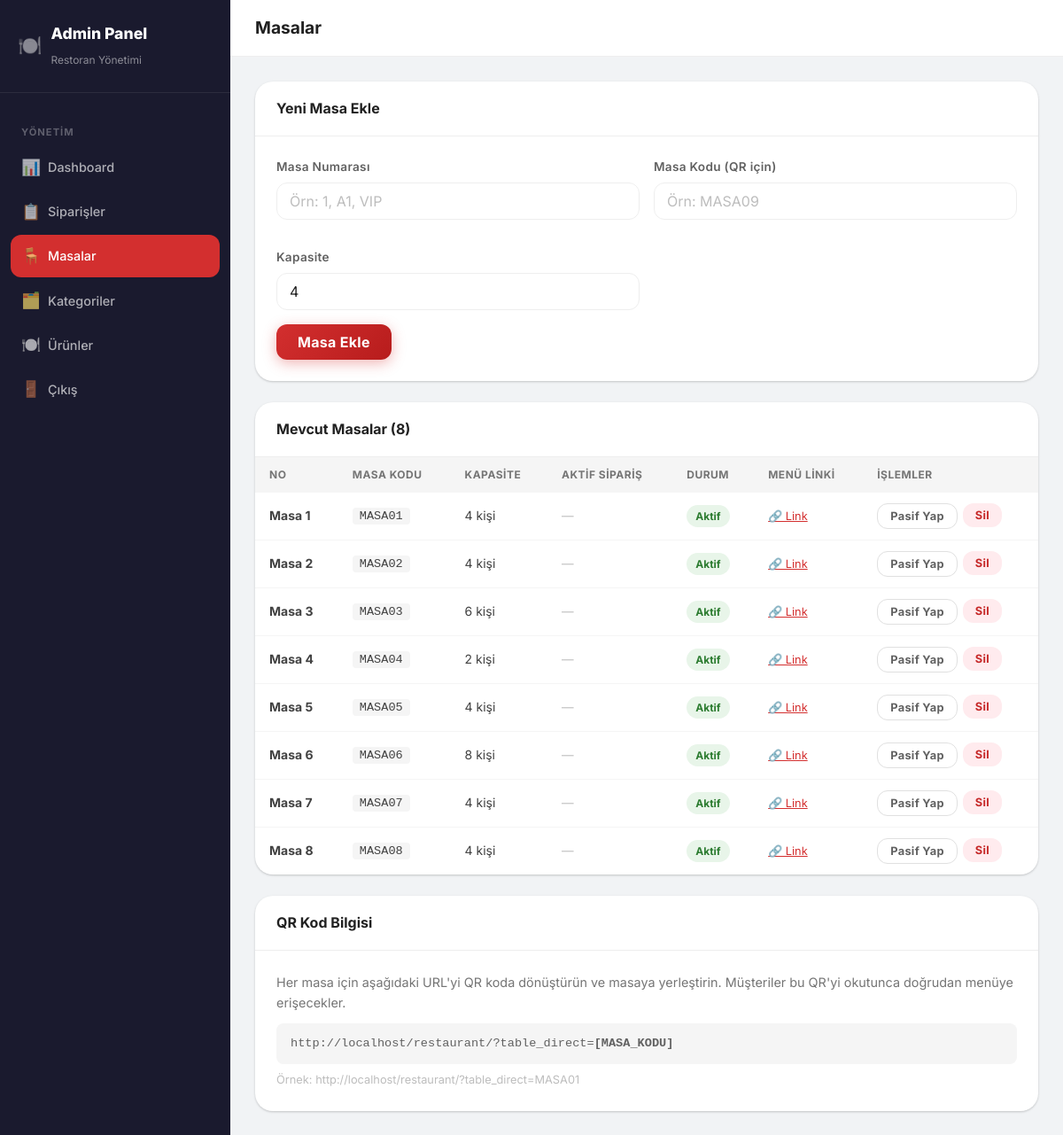
The app's page /admin/tables.php (signed in) with its own data.
### tables this page shows
CREATE TABLE IF NOT EXISTS tables (
    id INT AUTO_INCREMENT PRIMARY KEY,
    table_number VARCHAR(20) NOT NULL UNIQUE,
    table_code VARCHAR(20) NOT NULL UNIQUE,
    capacity INT DEFAULT 4,
    is_active TINYINT(1) DEFAULT 1,
    created_at TIMESTAMP DEFAULT CURRENT_TIMESTAMP
);

### includes/config.php (called while the page is built, shortened)
<?php
function db() {
    static $pdo = null;
    if ($pdo === null) {
        try {
            $pdo = new PDO(
                'mysql:host=' . DB_HOST . ';dbname=' . DB_NAME . ';charset=utf8mb4',
                DB_USER,
                DB_PASS,
                [
                    PDO::ATTR_ERRMODE => PDO::ERRMODE_EXCEPTION,
                    PDO::ATTR_DEFAULT_FETCH_MODE => PDO::FETCH_ASSOC,
                    PDO::ATTR_EMULATE_PREPARES => false,
                ]
            );
        } catch (PDOException $e) {
            die(json_encode(['error' => 'Database connection failed: ' . $e->getMessage()]));
        }
    }
    return $pdo;
}
function sanitize($str) {
    return htmlspecialchars(trim($str), ENT_QUOTES, 'UTF-8');
}

### admin/tables.php (the view, shortened to what this page needs)
<?php
require_once 'includes/auth.php';
$tables = db()->query("SELECT t.*, (SELECT COUNT(*) FROM orders o WHERE o.table_id = t.id AND o.status != 'completed') as active_orders FROM tables t ORDER BY t.table_number ASC")->fetchAll();
$site_url = SITE_URL;
?>
<!DOCTYPE html>
<html lang="tr">
<head>
  <link rel="stylesheet" href="../assets/css/style.css">
</head>
<body class="admin-body">
<div style="display:flex">
  <aside class="admin-sidebar" id="admin-sidebar">
    <div class="admin-sidebar-header">
      <div style="display:flex;align-items:center;gap:10px">
        <span style="font-size:22px">🍽️</span>
        <div><h2>Admin Panel</h2><span>Restoran Yönetimi</span></div>
      </div>
    </div>
  </aside>
  <main class="admin-main">
    <div class="admin-topbar">
      <div style="display:flex;align-items:center;gap:12px">
        <h1>Masalar</h1>
      </div>
    </div>
    <div class="admin-content">
      <div class="admin-card" style="margin-bottom:24px">
        <div class="admin-card-header"><h2>Yeni Masa Ekle</h2></div>
        <div class="admin-card-body">
          <form method="POST" class="admin-form">
            <div class="form-row">
              <div class="form-group">
                <label>Masa Numarası</label>
                <input type="text" name="table_number" class="form-control" placeholder="Örn: 1, A1, VIP" required>
              </div>
              <div class="form-group">
                <label>Masa Kodu (QR için)</label>
                <input type="text" name="table_code" class="form-control" placeholder="Örn: MASA09" required>
              </div>
              <div class="form-group">
                <label>Kapasite</label>
                <input type="number" name="capacity" class="form-control" value="4" min="1" max="50">
              </div>
            </div>
            <button type="submit" class="btn btn-primary" style="width:auto;padding:10px 24px">Masa Ekle</button>
          </form>
        </div>
      </div>
      <div class="admin-card">
        <div class="admin-card-header"><h2>Mevcut Masalar (<?= count($tables) ?>)</h2></div>
        <div style="overflow-x:auto">
          <table class="data-table">
            <thead>
              <tr><th>No</th><th>Masa Kodu</th><th>Kapasite</th><th>Aktif Sipariş</th><th>Durum</th><th>Menü Linki</th><th>İşlemler</th></tr>
            </thead>
            <tbody>
              <?php foreach ($tables as $t): ?>
              <tr>
                <td><strong>Masa <?= sanitize($t['table_number']) ?></strong></td>
                <td><code style="background:var(--gray-100);padding:2px 8px;border-radius:4px;font-size:0.85rem"><?= sanitize($t['table_code']) ?></code></td>
                <td><?= $t['capacity'] ?> kişi</td>
                <td>
                  <?php if ($t['active_orders'] > 0): ?>
                  <span class="badge badge-preparing"><?= $t['active_orders'] ?> aktif</span>
                  <?php else: ?>
                  <span style="color:var(--gray-400);font-size:0.85rem">—</span>
                  <?php endif; ?>
                </td>
                <td>
                  <span class="badge <?= $t['is_active'] ? 'badge-ready' : 'badge-completed' ?>">
                    <?= $t['is_active'] ? 'Aktif' : 'Pasif' ?>
                  </span>
                </td>
                <td>
                  <a href="<?= $site_url ?>/?table_direct=<?= urlencode($t['table_code']) ?>" target="_blank" style="font-size:0.8rem;color:var(--primary)">🔗 Link</a>
                </td>
                <td>
                  <div class="action-btns">
                    <form method="POST" style="display:inline">
                      <button type="submit" class="btn btn-sm btn-outline"><?= $t['is_active'] ? 'Pasif Yap' : 'Aktif Yap' ?></button>
                    </form>
                    <form method="POST" style="display:inline" onsubmit="return confirm('Bu masayı silmek istediğinizden emin misiniz?')">
                      <button type="submit" class="btn btn-sm btn-danger">Sil</button>
                    </form>
                  </div>
                </td>
              </tr>
              <?php endforeach; ?>
            </tbody>
          </table>
        </div>
      </div>
      <div class="admin-card">
        <div class="admin-card-header"><h2>QR Kod Bilgisi</h2></div>
        <div class="admin-card-body">
          <p style="font-size:0.9rem;color:var(--gray-600);margin-bottom:12px">
            Her masa için aşağıdaki URL'yi QR koda dönüştürün ve masaya yerleştirin. Müşteriler bu QR'yi okutunca doğrudan menüye erişecekler.
          </p>
          <div style="background:var(--gray-100);border-radius:8px;padding:12px 16px;font-family:monospace;font-size:0.85rem;color:var(--gray-700)">
            <?= $site_url ?>/?table_direct=<strong>[MASA_KODU]</strong>
          </div>
          <p style="font-size:0.8rem;color:var(--gray-400);margin-top:8px">
            Örnek: <?= $site_url ?>/?table_direct=MASA01
          </p>
        </div>
      </div>
    </div>
  </main>
</div>
</body>
</html>

### records on screen
tables: table_number "1", table_code "MASA01", capacity "4", is_active "Aktif"
tables: table_number "2", table_code "MASA02", capacity "4", is_active "Aktif"
tables: table_number "3", table_code "MASA03", capacity "6", is_active "Aktif"
tables: table_number "4", table_code "MASA04", capacity "2", is_active "Aktif"
tables: table_number "5", table_code "MASA05", capacity "4", is_active "Aktif"
tables: table_number "6", table_code "MASA06", capacity "8", is_active "Aktif"
tables: table_number "7", table_code "MASA07", capacity "4", is_active "Aktif"
tables: table_number "8", table_code "MASA08", capacity "4", is_active "Aktif"

### other values on screen
$item['icon'] "📊"
$item['label'] "Dashboard"
$item['icon'] "📋"
$item['label'] "Siparişler"
$item['icon'] "🪑"
$item['label'] "Masalar"
$item['icon'] "🗂️"
$item['label'] "Kategoriler"
$item['icon'] "🍽️"
$item['label'] "Ürünler"
$item['icon'] "🚪"
$item['label'] "Çıkış"
count($tables) "8"
$site_url "http://localhost/restaurant"
